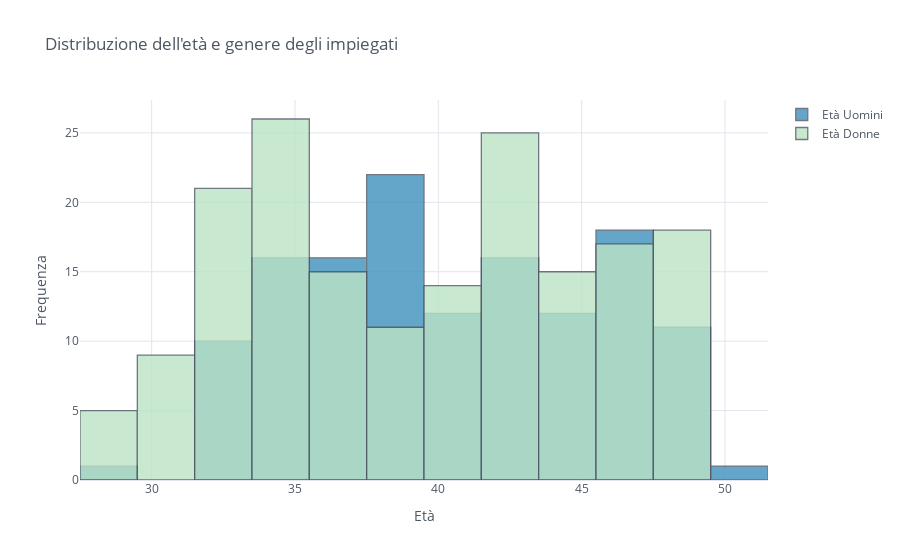

This figure's notebook cell:
### Markdown cell above
Una volta estratte le età dei singoli, si è scelto di indagare con un grafico interattivo la distribuzione di esse tra i dipendenti, considerando il genere d'appartenenza. Tendenzialmente, si registra un numero più alto di donne nelle diverse fasce, ad eccezione della fascia 38-39 anni per cui si registra un numero di uomini più alto.

### Code cell
df["Età Uomini"]=df[df["GenderID"]==1]["Age"]
df["Età Donne"]=df[df["GenderID"]==0]["Age"]
df[["Età Uomini","Età Donne"]].iplot(kind="histogram", bins=20, theme="white", title="Distribuzione dell'età e genere degli impiegati",color=[ '#3e91bc','#bbe3c5'],
         xTitle='Età', yTitle='Frequenza', dimensions=(1200,500))

### Figure 1 — Plotly figure (JSON) as saved in the notebook; plotly's stock layout.template omitted (floating-point values rounded to 4 significant figures; data arrays with more than 128 entries replaced by an {"elided": "..."} marker saying what was removed)
{"data": [{"histfunc": "count", "histnorm": "", "marker": {"color": "rgba(62, 145, 188, 1.0)", "line": {"color": "#4D5663", "width": 1.3}}, "name": "Età Uomini", "nbinsx": 20, "opacity": 0.8, "orientation": "v", "type": "histogram", "visible": true, "x": {"elided": "311 int values"}}, {"histfunc": "count", "histnorm": "", "marker": {"color": "rgba(187, 227, 197, 1.0)", "line": {"color": "#4D5663", "width": 1.3}}, "name": "Età Donne", "nbinsx": 20, "opacity": 0.8, "orientation": "v", "type": "histogram", "visible": true, "x": {"elided": "311 int values"}}], "layout": {"autosize": true, "barmode": "overlay", "legend": {"bgcolor": "#FFFFFF", "font": {"color": "#4D5663"}}, "paper_bgcolor": "#FFFFFF", "plot_bgcolor": "#FFFFFF", "title": {"font": {"color": "#4D5663"}, "text": "Distribuzione dell'età e genere degli impiegati"}, "xaxis": {"autorange": true, "gridcolor": "#E1E5ED", "range": [27.5, 51.5], "showgrid": true, "tickfont": {"color": "#4D5663"}, "title": {"font": {"color": "#4D5663"}, "text": "Età"}, "type": "linear", "zerolinecolor": "#E1E5ED"}, "yaxis": {"autorange": true, "gridcolor": "#E1E5ED", "range": [0, 27.37], "showgrid": true, "tickfont": {"color": "#4D5663"}, "title": {"font": {"color": "#4D5663"}, "text": "Frequenza"}, "zerolinecolor": "#E1E5ED"}}}
